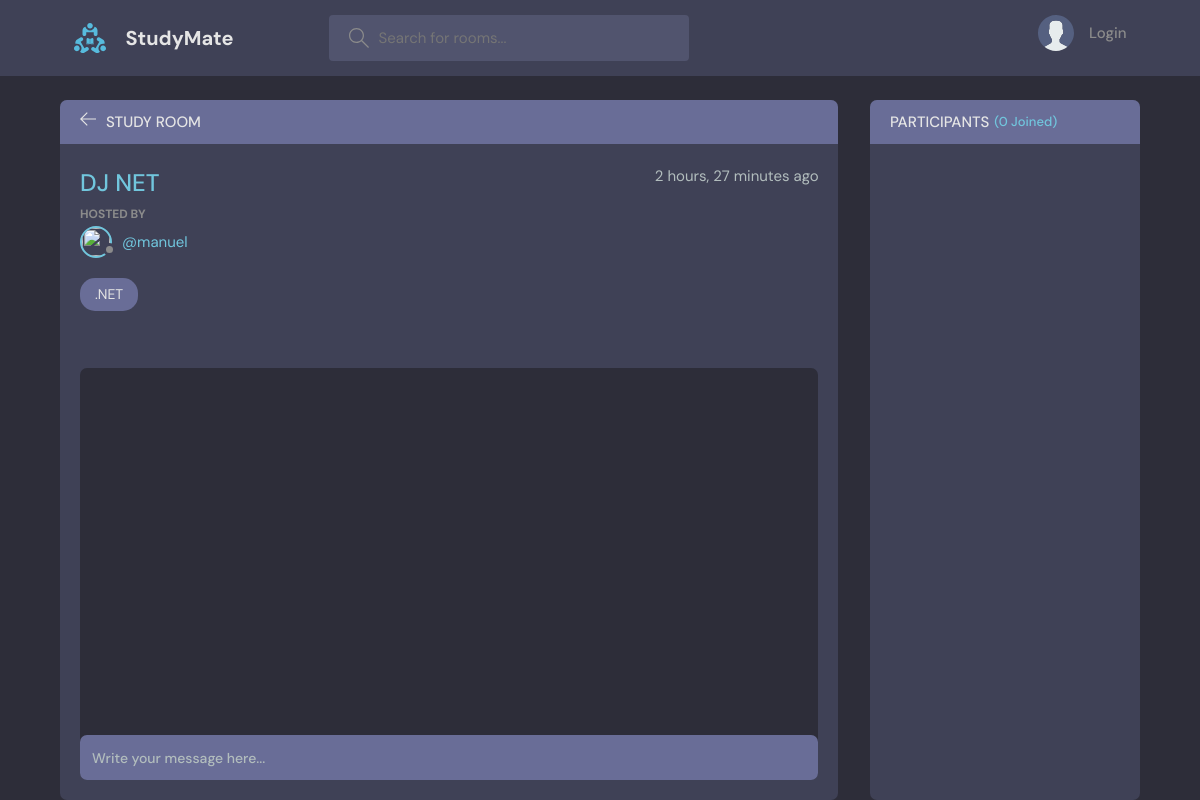
The app's page /room/12/, older data.
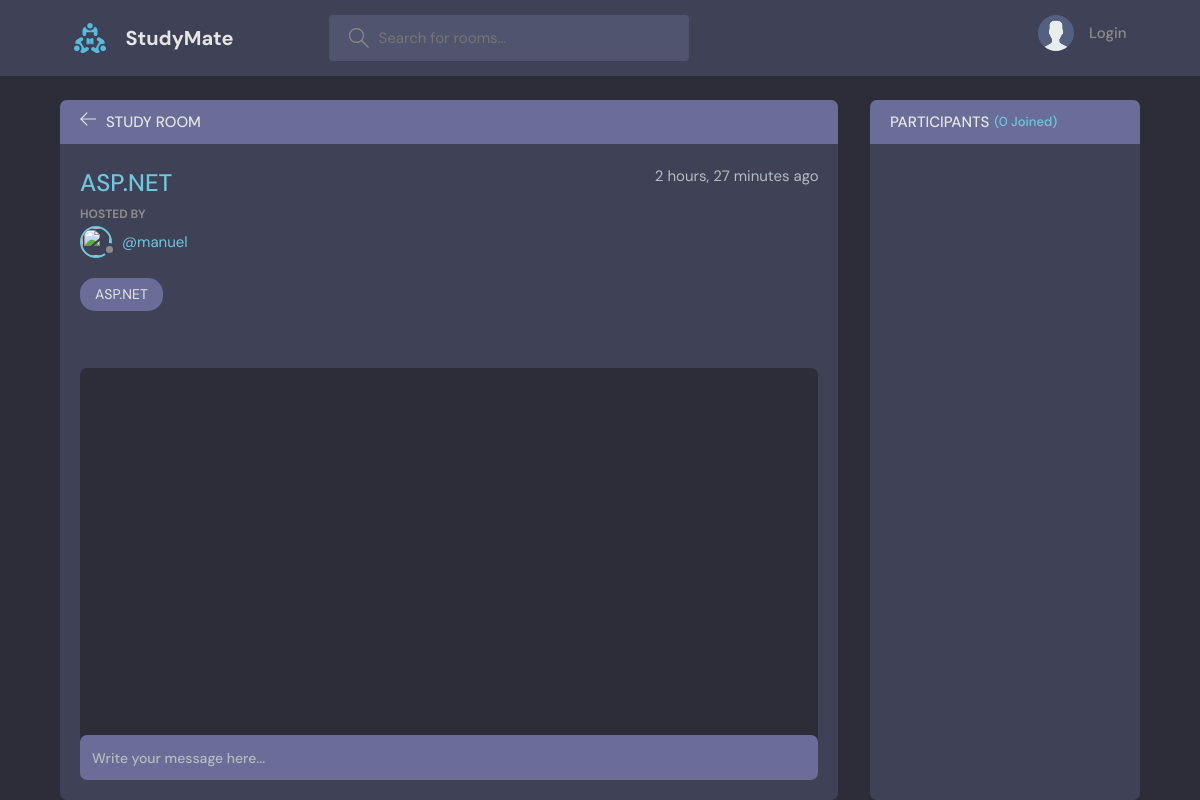
The same page, newer data.
### base/models.py (models this page shows, shortened)
class Room(models.Model):
    host = models.ForeignKey(User, on_delete=models.SET_NULL, null=True)
    topic = models.ForeignKey(Topic, on_delete=models.SET_NULL, null=True)
    name = models.CharField(max_length=200)
    description = models.TextField(null=True, blank=True)
    participants = models.ManyToManyField(User, related_name='participants', blank=True)
    updated = models.DateTimeField(auto_now=True)
    created = models.DateTimeField(auto_now_add=True)
    class Meta:
        ordering = ['-updated', '-created']

class Topic(models.Model):
    name = models.CharField(max_length=200)
    def __str__(self):
        return self.name

### base/views.py (the view, shortened to what this page needs)
# urls.py: path('room/<str:pk>/', views.room, name='room'),
def room(request, pk):
    room = Room.objects.get(id=pk)
    room_messages = room.message_set.all()
    participants = room.participants.all()
    context = {'room': room, 'room_messages': room_messages,
               'participants': participants}
    return render(request, 'base/room.html', context)

### base/templates/base/room.html (shortened to what this page needs)
{% extends 'main.html' %}
{% block content %}
<main class="profile-page layout layout--2">
  <div class="container">
    <div class="room">
      <div class="room__top">
        <div class="room__topLeft">
          <a href="{% url 'home' %}">
            <svg version="1.1" xmlns="http://www.w3.org/2000/svg" width="32" height="32" viewBox="0 0 32 32">
              <title>arrow-left</title>
              <path
                d="M13.723 2.286l-13.723 13.714 13.719 13.714 1.616-1.611-10.96-10.96h27.625v-2.286h-27.625l10.965-10.965-1.616-1.607z">
              </path>
            </svg>
          </a>
          <h3>Study Room</h3>
        </div>
      </div>
      <div class="room__box scroll">
        <div class="room__header scroll">
          <div class="room__info">
            <h3>{{room.name}}</h3>
            <span>{{room.created|timesince}} ago</span>
          </div>
          <div class="room__hosted">
            <p>Hosted By</p>
            <a href="{% url 'user-profile' room.host.id %}" class="room__author">
              <div class="avatar avatar--small">
                <img src="{{room.host.avatar.url}}" />
              </div>
              <span>@{{room.host.username}}</span>
            </a>
          </div>
          <span class="room__topics">{{room.topic}}</span>
        </div>
        <div class="room__conversation">
          <div class="threads scroll">
          </div>
        </div>
      </div>
      <div class="room__message">
        <form action="" method="POST">
          <input name="body" placeholder="Write your message here..." />
        </form>
      </div>
    </div>
    <div class="participants">
      <h3 class="participants__top">Participants <span>({{participants.count}} Joined)</span></h3>
      <div class="participants__list scroll">
      </div>
    </div>
  </div>
</main>
{% endblock content %}

Row changes from the older to the newer data that the page shows:
changed Room "manuel": name "DJ NET" → "ASP.NET"; topic ".NET" → "ASP.NET"
